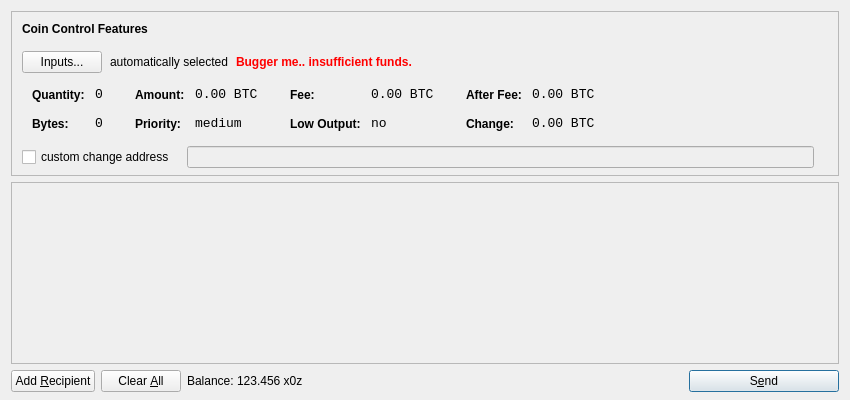
<?xml version="1.0" encoding="UTF-8"?>
<ui version="4.0">
 <class>SendCoinsDialog</class>
 <widget class="QDialog" name="SendCoinsDialog">
  <property name="geometry">
   <rect>
    <x>0</x>
    <y>0</y>
    <width>850</width>
    <height>400</height>
   </rect>
  </property>
  <property name="windowTitle">
   <string>Send Coins</string>
  </property>
  <layout class="QVBoxLayout" name="verticalLayout" stretch="0,1,0">
   <property name="bottomMargin">
    <number>8</number>
   </property>
   <item>
    <widget class="QFrame" name="frameCoinControl">
     <property name="sizePolicy">
      <sizepolicy hsizetype="Expanding" vsizetype="Expanding">
       <horstretch>0</horstretch>
       <verstretch>0</verstretch>
      </sizepolicy>
     </property>
     <property name="maximumSize">
      <size>
       <width>16777215</width>
       <height>16777215</height>
      </size>
     </property>
     <property name="frameShape">
      <enum>QFrame::StyledPanel</enum>
     </property>
     <property name="frameShadow">
      <enum>QFrame::Sunken</enum>
     </property>
     <layout class="QVBoxLayout" name="verticalLayoutCoinControl2">
      <property name="spacing">
       <number>-1</number>
      </property>
      <property name="leftMargin">
       <number>0</number>
      </property>
      <property name="topMargin">
       <number>0</number>
      </property>
      <property name="rightMargin">
       <number>0</number>
      </property>
      <property name="bottomMargin">
       <number>6</number>
      </property>
      <item>
       <layout class="QVBoxLayout" name="verticalLayoutCoinControl" stretch="0,0,0,0,1">
        <property name="spacing">
         <number>0</number>
        </property>
        <property name="leftMargin">
         <number>10</number>
        </property>
        <property name="topMargin">
         <number>10</number>
        </property>
        <item>
         <layout class="QHBoxLayout" name="horizontalLayoutCoinControl1">
          <property name="bottomMargin">
           <number>15</number>
          </property>
          <item>
           <widget class="QLabel" name="labelCoinControlFeatures">
            <property name="sizePolicy">
             <sizepolicy hsizetype="Preferred" vsizetype="Maximum">
              <horstretch>0</horstretch>
              <verstretch>0</verstretch>
             </sizepolicy>
            </property>
            <property name="font">
             <font>
              <weight>75</weight>
              <bold>true</bold>
             </font>
            </property>
            <property name="styleSheet">
             <string notr="true">font-weight:bold;</string>
            </property>
            <property name="text">
             <string>Coin Control Features</string>
            </property>
           </widget>
          </item>
         </layout>
        </item>
        <item>
         <layout class="QHBoxLayout" name="horizontalLayoutCoinControl2" stretch="0,0,0,0">
          <property name="spacing">
           <number>8</number>
          </property>
          <property name="bottomMargin">
           <number>10</number>
          </property>
          <item>
           <widget class="QPushButton" name="pushButtonCoinControl">
            <property name="styleSheet">
             <string notr="true"/>
            </property>
            <property name="text">
             <string>Inputs...</string>
            </property>
           </widget>
          </item>
          <item>
           <widget class="QLabel" name="labelCoinControlAutomaticallySelected">
            <property name="text">
             <string>automatically selected</string>
            </property>
            <property name="margin">
             <number>5</number>
            </property>
           </widget>
          </item>
          <item>
           <widget class="QLabel" name="labelCoinControlInsuffFunds">
            <property name="font">
             <font>
              <weight>75</weight>
              <bold>true</bold>
             </font>
            </property>
            <property name="styleSheet">
             <string notr="true">color:red;font-weight:bold;</string>
            </property>
            <property name="text">
             <string>Bugger me.. insufficient funds.</string>
            </property>
            <property name="margin">
             <number>5</number>
            </property>
           </widget>
          </item>
          <item>
           <spacer name="horizontalSpacerCoinControl">
            <property name="orientation">
             <enum>Qt::Horizontal</enum>
            </property>
            <property name="sizeHint" stdset="0">
             <size>
              <width>40</width>
              <height>1</height>
             </size>
            </property>
           </spacer>
          </item>
         </layout>
        </item>
        <item>
         <widget class="QWidget" name="widgetCoinControl" native="true">
          <property name="sizePolicy">
           <sizepolicy hsizetype="Preferred" vsizetype="Preferred">
            <horstretch>0</horstretch>
            <verstretch>0</verstretch>
           </sizepolicy>
          </property>
          <property name="minimumSize">
           <size>
            <width>0</width>
            <height>0</height>
           </size>
          </property>
          <property name="styleSheet">
           <string notr="true"/>
          </property>
          <layout class="QHBoxLayout" name="horizontalLayoutCoinControl5">
           <property name="margin">
            <number>0</number>
           </property>
           <item>
            <layout class="QHBoxLayout" name="horizontalLayoutCoinControl3" stretch="0,0,0,1">
             <property name="spacing">
              <number>20</number>
             </property>
             <property name="topMargin">
              <number>0</number>
             </property>
             <property name="bottomMargin">
              <number>10</number>
             </property>
             <item>
              <layout class="QFormLayout" name="formLayoutCoinControl1">
               <property name="horizontalSpacing">
                <number>10</number>
               </property>
               <property name="verticalSpacing">
                <number>14</number>
               </property>
               <property name="leftMargin">
                <number>10</number>
               </property>
               <property name="topMargin">
                <number>4</number>
               </property>
               <property name="rightMargin">
                <number>6</number>
               </property>
               <item row="0" column="0">
                <widget class="QLabel" name="labelCoinControlQuantityText">
                 <property name="styleSheet">
                  <string notr="true">font-weight:bold;</string>
                 </property>
                 <property name="text">
                  <string>Quantity:</string>
                 </property>
                 <property name="margin">
                  <number>0</number>
                 </property>
                </widget>
               </item>
               <item row="0" column="1">
                <widget class="QLabel" name="labelCoinControlQuantity">
                 <property name="font">
                  <font>
                   <family>Monospace</family>
                   <pointsize>10</pointsize>
                  </font>
                 </property>
                 <property name="cursor">
                  <cursorShape>IBeamCursor</cursorShape>
                 </property>
                 <property name="contextMenuPolicy">
                  <enum>Qt::ActionsContextMenu</enum>
                 </property>
                 <property name="text">
                  <string notr="true">0</string>
                 </property>
                 <property name="margin">
                  <number>0</number>
                 </property>
                 <property name="textInteractionFlags">
                  <set>Qt::LinksAccessibleByMouse|Qt::TextSelectableByKeyboard|Qt::TextSelectableByMouse</set>
                 </property>
                </widget>
               </item>
               <item row="1" column="0">
                <widget class="QLabel" name="labelCoinControlBytesText">
                 <property name="styleSheet">
                  <string notr="true">font-weight:bold;</string>
                 </property>
                 <property name="text">
                  <string>Bytes:</string>
                 </property>
                </widget>
               </item>
               <item row="1" column="1">
                <widget class="QLabel" name="labelCoinControlBytes">
                 <property name="font">
                  <font>
                   <family>Monospace</family>
                   <pointsize>10</pointsize>
                  </font>
                 </property>
                 <property name="cursor">
                  <cursorShape>IBeamCursor</cursorShape>
                 </property>
                 <property name="contextMenuPolicy">
                  <enum>Qt::ActionsContextMenu</enum>
                 </property>
                 <property name="text">
                  <string notr="true">0</string>
                 </property>
                 <property name="textInteractionFlags">
                  <set>Qt::LinksAccessibleByMouse|Qt::TextSelectableByKeyboard|Qt::TextSelectableByMouse</set>
                 </property>
                </widget>
               </item>
              </layout>
             </item>
             <item>
              <layout class="QFormLayout" name="formLayoutCoinControl2">
               <property name="horizontalSpacing">
                <number>10</number>
               </property>
               <property name="verticalSpacing">
                <number>14</number>
               </property>
               <property name="leftMargin">
                <number>6</number>
               </property>
               <property name="topMargin">
                <number>4</number>
               </property>
               <property name="rightMargin">
                <number>6</number>
               </property>
               <item row="0" column="0">
                <widget class="QLabel" name="labelCoinControlAmountText">
                 <property name="styleSheet">
                  <string notr="true">font-weight:bold;</string>
                 </property>
                 <property name="text">
                  <string>Amount:</string>
                 </property>
                 <property name="margin">
                  <number>0</number>
                 </property>
                </widget>
               </item>
               <item row="0" column="1">
                <widget class="QLabel" name="labelCoinControlAmount">
                 <property name="font">
                  <font>
                   <family>Monospace</family>
                   <pointsize>10</pointsize>
                  </font>
                 </property>
                 <property name="cursor">
                  <cursorShape>IBeamCursor</cursorShape>
                 </property>
                 <property name="contextMenuPolicy">
                  <enum>Qt::ActionsContextMenu</enum>
                 </property>
                 <property name="text">
                  <string notr="true">0.00 BTC</string>
                 </property>
                 <property name="textInteractionFlags">
                  <set>Qt::LinksAccessibleByMouse|Qt::TextSelectableByKeyboard|Qt::TextSelectableByMouse</set>
                 </property>
                </widget>
               </item>
               <item row="1" column="0">
                <widget class="QLabel" name="labelCoinControlPriorityText">
                 <property name="styleSheet">
                  <string notr="true">font-weight:bold;</string>
                 </property>
                 <property name="text">
                  <string>Priority:</string>
                 </property>
                </widget>
               </item>
               <item row="1" column="1">
                <widget class="QLabel" name="labelCoinControlPriority">
                 <property name="font">
                  <font>
                   <family>Monospace</family>
                   <pointsize>10</pointsize>
                  </font>
                 </property>
                 <property name="cursor">
                  <cursorShape>IBeamCursor</cursorShape>
                 </property>
                 <property name="contextMenuPolicy">
                  <enum>Qt::ActionsContextMenu</enum>
                 </property>
                 <property name="text">
                  <string>medium</string>
                 </property>
                 <property name="textInteractionFlags">
                  <set>Qt::LinksAccessibleByMouse|Qt::TextSelectableByKeyboard|Qt::TextSelectableByMouse</set>
                 </property>
                </widget>
               </item>
              </layout>
             </item>
             <item>
              <layout class="QFormLayout" name="formLayoutCoinControl3">
               <property name="horizontalSpacing">
                <number>10</number>
               </property>
               <property name="verticalSpacing">
                <number>14</number>
               </property>
               <property name="leftMargin">
                <number>6</number>
               </property>
               <property name="topMargin">
                <number>4</number>
               </property>
               <property name="rightMargin">
                <number>6</number>
               </property>
               <item row="0" column="0">
                <widget class="QLabel" name="labelCoinControlFeeText">
                 <property name="styleSheet">
                  <string notr="true">font-weight:bold;</string>
                 </property>
                 <property name="text">
                  <string>Fee:</string>
                 </property>
                 <property name="margin">
                  <number>0</number>
                 </property>
                </widget>
               </item>
               <item row="0" column="1">
                <widget class="QLabel" name="labelCoinControlFee">
                 <property name="font">
                  <font>
                   <family>Monospace</family>
                   <pointsize>10</pointsize>
                  </font>
                 </property>
                 <property name="cursor">
                  <cursorShape>IBeamCursor</cursorShape>
                 </property>
                 <property name="contextMenuPolicy">
                  <enum>Qt::ActionsContextMenu</enum>
                 </property>
                 <property name="text">
                  <string notr="true">0.00 BTC</string>
                 </property>
                 <property name="textInteractionFlags">
                  <set>Qt::LinksAccessibleByMouse|Qt::TextSelectableByKeyboard|Qt::TextSelectableByMouse</set>
                 </property>
                </widget>
               </item>
               <item row="1" column="0">
                <widget class="QLabel" name="labelCoinControlLowOutputText">
                 <property name="styleSheet">
                  <string notr="true">font-weight:bold;</string>
                 </property>
                 <property name="text">
                  <string>Low Output:</string>
                 </property>
                </widget>
               </item>
               <item row="1" column="1">
                <widget class="QLabel" name="labelCoinControlLowOutput">
                 <property name="font">
                  <font>
                   <family>Monospace</family>
                   <pointsize>10</pointsize>
                  </font>
                 </property>
                 <property name="cursor">
                  <cursorShape>IBeamCursor</cursorShape>
                 </property>
                 <property name="contextMenuPolicy">
                  <enum>Qt::ActionsContextMenu</enum>
                 </property>
                 <property name="text">
                  <string>no</string>
                 </property>
                 <property name="textInteractionFlags">
                  <set>Qt::LinksAccessibleByMouse|Qt::TextSelectableByKeyboard|Qt::TextSelectableByMouse</set>
                 </property>
                </widget>
               </item>
              </layout>
             </item>
             <item>
              <layout class="QFormLayout" name="formLayoutCoinControl4">
               <property name="horizontalSpacing">
                <number>10</number>
               </property>
               <property name="verticalSpacing">
                <number>14</number>
               </property>
               <property name="leftMargin">
                <number>6</number>
               </property>
               <property name="topMargin">
                <number>4</number>
               </property>
               <property name="rightMargin">
                <number>6</number>
               </property>
               <item row="0" column="0">
                <widget class="QLabel" name="labelCoinControlAfterFeeText">
                 <property name="styleSheet">
                  <string notr="true">font-weight:bold;</string>
                 </property>
                 <property name="text">
                  <string>After Fee:</string>
                 </property>
                 <property name="margin">
                  <number>0</number>
                 </property>
                </widget>
               </item>
               <item row="0" column="1">
                <widget class="QLabel" name="labelCoinControlAfterFee">
                 <property name="font">
                  <font>
                   <family>Monospace</family>
                   <pointsize>10</pointsize>
                  </font>
                 </property>
                 <property name="cursor">
                  <cursorShape>IBeamCursor</cursorShape>
                 </property>
                 <property name="contextMenuPolicy">
                  <enum>Qt::ActionsContextMenu</enum>
                 </property>
                 <property name="text">
                  <string notr="true">0.00 BTC</string>
                 </property>
                 <property name="textInteractionFlags">
                  <set>Qt::LinksAccessibleByMouse|Qt::TextSelectableByKeyboard|Qt::TextSelectableByMouse</set>
                 </property>
                </widget>
               </item>
               <item row="1" column="0">
                <widget class="QLabel" name="labelCoinControlChangeText">
                 <property name="styleSheet">
                  <string notr="true">font-weight:bold;</string>
                 </property>
                 <property name="text">
                  <string>Change:</string>
                 </property>
                </widget>
               </item>
               <item row="1" column="1">
                <widget class="QLabel" name="labelCoinControlChange">
                 <property name="font">
                  <font>
                   <family>Monospace</family>
                   <pointsize>10</pointsize>
                  </font>
                 </property>
                 <property name="cursor">
                  <cursorShape>IBeamCursor</cursorShape>
                 </property>
                 <property name="contextMenuPolicy">
                  <enum>Qt::ActionsContextMenu</enum>
                 </property>
                 <property name="text">
                  <string notr="true">0.00 BTC</string>
                 </property>
                 <property name="textInteractionFlags">
                  <set>Qt::LinksAccessibleByMouse|Qt::TextSelectableByKeyboard|Qt::TextSelectableByMouse</set>
                 </property>
                </widget>
               </item>
              </layout>
             </item>
            </layout>
           </item>
          </layout>
         </widget>
        </item>
        <item>
         <layout class="QHBoxLayout" name="horizontalLayoutCoinControl4" stretch="0,0,0">
          <property name="spacing">
           <number>12</number>
          </property>
          <property name="sizeConstraint">
           <enum>QLayout::SetDefaultConstraint</enum>
          </property>
          <property name="topMargin">
           <number>5</number>
          </property>
          <property name="rightMargin">
           <number>5</number>
          </property>
          <item>
           <widget class="QCheckBox" name="checkBoxCoinControlChange">
            <property name="text">
             <string>custom change address</string>
            </property>
           </widget>
          </item>
          <item>
           <widget class="QLineEdit" name="lineEditCoinControlChange">
            <property name="enabled">
             <bool>false</bool>
            </property>
            <property name="sizePolicy">
             <sizepolicy hsizetype="Expanding" vsizetype="Fixed">
              <horstretch>0</horstretch>
              <verstretch>0</verstretch>
             </sizepolicy>
            </property>
           </widget>
          </item>
          <item>
           <widget class="QLabel" name="labelCoinControlChangeLabel">
            <property name="sizePolicy">
             <sizepolicy hsizetype="Preferred" vsizetype="Expanding">
              <horstretch>0</horstretch>
              <verstretch>0</verstretch>
             </sizepolicy>
            </property>
            <property name="minimumSize">
             <size>
              <width>0</width>
              <height>0</height>
             </size>
            </property>
            <property name="text">
             <string/>
            </property>
            <property name="margin">
             <number>3</number>
            </property>
           </widget>
          </item>
         </layout>
        </item>
        <item>
         <spacer name="verticalSpacerCoinControl">
          <property name="orientation">
           <enum>Qt::Vertical</enum>
          </property>
          <property name="sizeHint" stdset="0">
           <size>
            <width>800</width>
            <height>1</height>
           </size>
          </property>
         </spacer>
        </item>
       </layout>
      </item>
     </layout>
    </widget>
   </item>
   <item>
    <widget class="QScrollArea" name="scrollArea">
     <property name="widgetResizable">
      <bool>true</bool>
     </property>
     <widget class="QWidget" name="scrollAreaWidgetContents">
      <property name="geometry">
       <rect>
        <x>0</x>
        <y>0</y>
        <width>830</width>
        <height>165</height>
       </rect>
      </property>
      <layout class="QVBoxLayout" name="verticalLayout_2">
       <property name="margin">
        <number>0</number>
       </property>
       <item>
        <layout class="QVBoxLayout" name="entries">
         <property name="spacing">
          <number>6</number>
         </property>
        </layout>
       </item>
       <item>
        <spacer name="verticalSpacer">
         <property name="orientation">
          <enum>Qt::Vertical</enum>
         </property>
         <property name="sizeHint" stdset="0">
          <size>
           <width>20</width>
           <height>40</height>
          </size>
         </property>
        </spacer>
       </item>
      </layout>
     </widget>
    </widget>
   </item>
   <item>
    <layout class="QHBoxLayout" name="horizontalLayout">
     <item>
      <widget class="QPushButton" name="addButton">
       <property name="toolTip">
        <string>Send to multiple recipients at once</string>
       </property>
       <property name="text">
        <string>Add &amp;Recipient</string>
       </property>
       <property name="icon">
        <iconset resource="../bitcoin.qrc">
         <normaloff>:/icons/add</normaloff>:/icons/add</iconset>
       </property>
       <property name="autoDefault">
        <bool>false</bool>
       </property>
      </widget>
     </item>
     <item>
      <widget class="QPushButton" name="clearButton">
       <property name="sizePolicy">
        <sizepolicy hsizetype="Minimum" vsizetype="Fixed">
         <horstretch>0</horstretch>
         <verstretch>0</verstretch>
        </sizepolicy>
       </property>
       <property name="toolTip">
        <string>Remove all transaction fields</string>
       </property>
       <property name="text">
        <string>Clear &amp;All</string>
       </property>
       <property name="icon">
        <iconset resource="../bitcoin.qrc">
         <normaloff>:/icons/remove</normaloff>:/icons/remove</iconset>
       </property>
       <property name="autoRepeatDelay">
        <number>300</number>
       </property>
       <property name="autoDefault">
        <bool>false</bool>
       </property>
      </widget>
     </item>
     <item>
      <layout class="QHBoxLayout" name="horizontalLayout_2">
       <property name="spacing">
        <number>3</number>
       </property>
       <item>
        <widget class="QLabel" name="label">
         <property name="text">
          <string>Balance:</string>
         </property>
        </widget>
       </item>
       <item>
        <widget class="QLabel" name="labelBalance">
         <property name="cursor">
          <cursorShape>IBeamCursor</cursorShape>
         </property>
         <property name="text">
          <string>123.456 x0z</string>
         </property>
         <property name="textInteractionFlags">
          <set>Qt::LinksAccessibleByMouse|Qt::TextSelectableByKeyboard|Qt::TextSelectableByMouse</set>
         </property>
        </widget>
       </item>
      </layout>
     </item>
     <item>
      <spacer name="horizontalSpacer">
       <property name="orientation">
        <enum>Qt::Horizontal</enum>
       </property>
       <property name="sizeHint" stdset="0">
        <size>
         <width>40</width>
         <height>20</height>
        </size>
       </property>
      </spacer>
     </item>
     <item>
      <widget class="QPushButton" name="sendButton">
       <property name="minimumSize">
        <size>
         <width>150</width>
         <height>0</height>
        </size>
       </property>
       <property name="toolTip">
        <string>Confirm the send action</string>
       </property>
       <property name="text">
        <string>S&amp;end</string>
       </property>
       <property name="icon">
        <iconset resource="../bitcoin.qrc">
         <normaloff>:/icons/send</normaloff>:/icons/send</iconset>
       </property>
       <property name="default">
        <bool>true</bool>
       </property>
      </widget>
     </item>
    </layout>
   </item>
  </layout>
 </widget>
 <resources>
  <include location="../bitcoin.qrc"/>
 </resources>
 <connections/>
</ui>
